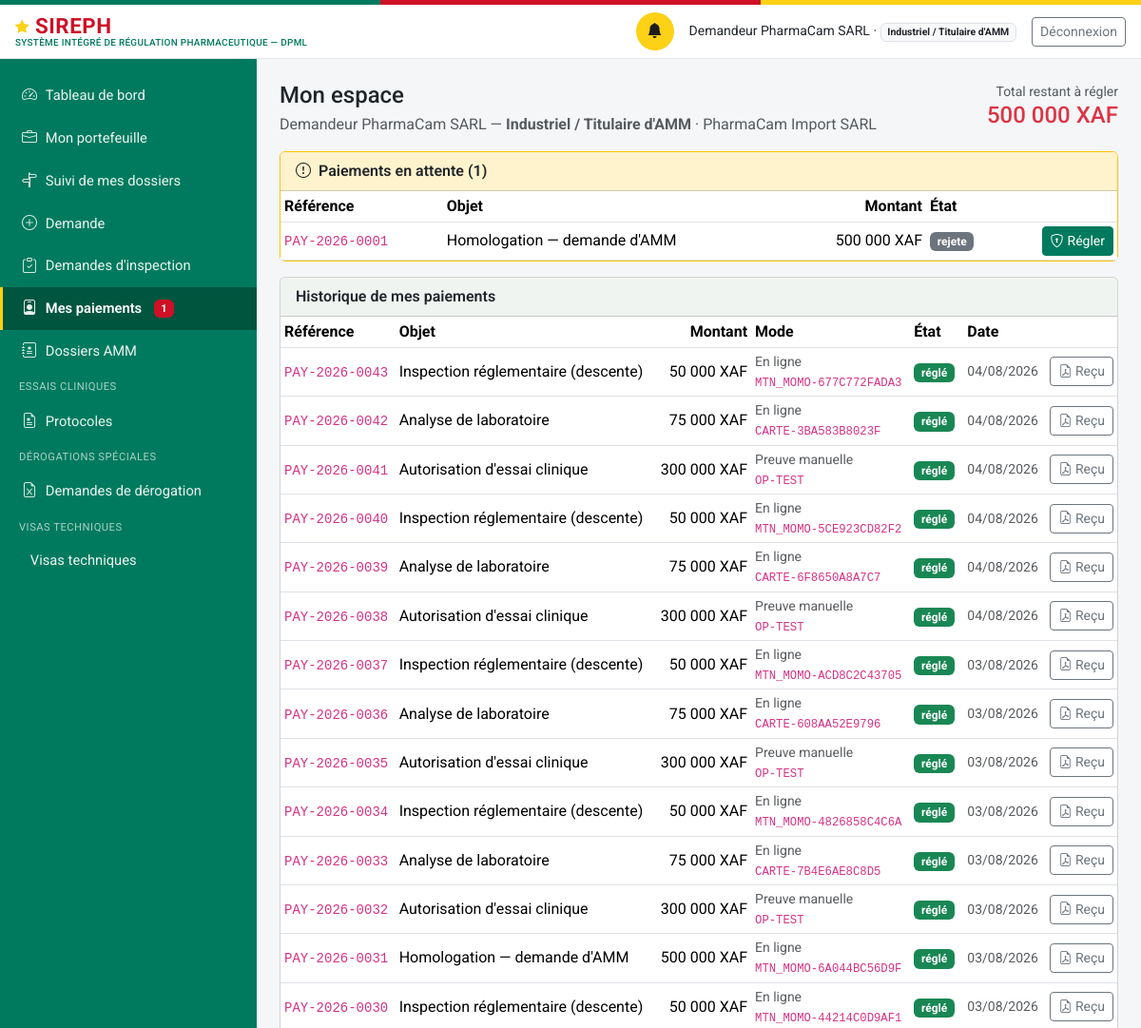
The app's page /mon-espace (signed in, upper part), older data.
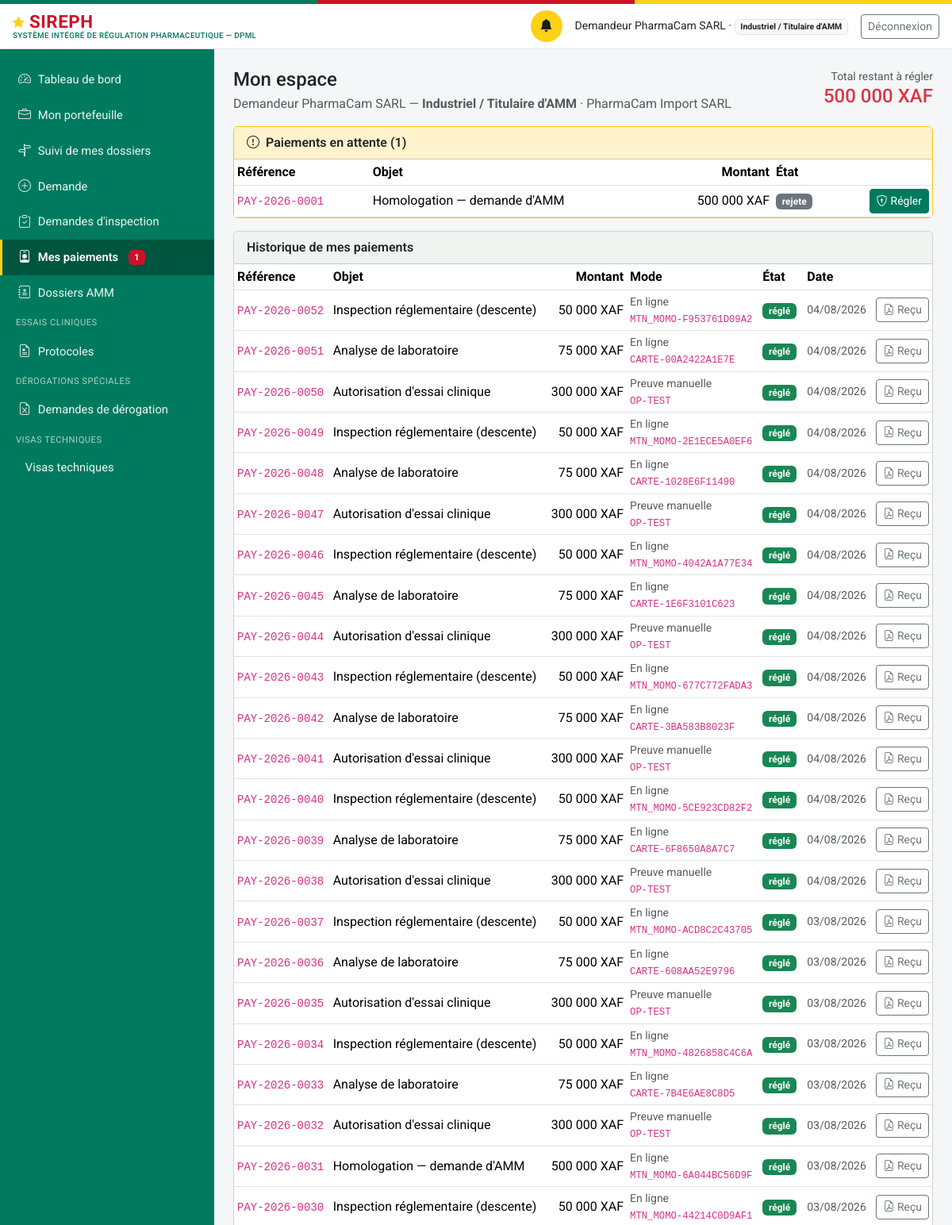
The same page, newer data.
### models.py (models this page shows, shortened)
class Paiement(db.Model):
    id = db.Column(db.Integer, primary_key=True)
    numero = db.Column(db.String(30), unique=True, nullable=False)  # PAY-{annee}-{seq4}
    entite_type = db.Column(db.String(60), nullable=False, index=True)
    entite_id = db.Column(db.Integer, nullable=False, index=True)
    montant = db.Column(db.Integer, nullable=False)  # en XAF (entier, pas de sous-unité)
    devise = db.Column(db.String(5), nullable=False, default="XAF")
    statut = db.Column(db.String(20), nullable=False, default="en_attente")
    piece_jointe_id = db.Column(db.Integer, db.ForeignKey("piece_jointe.id"), nullable=True)
    motif_rejet = db.Column(db.Text, nullable=True)
    date_creation = db.Column(db.DateTime, default=datetime.utcnow)
    date_confirmation = db.Column(db.DateTime, nullable=True)
    confirme_par_id = db.Column(db.Integer, db.ForeignKey("personne.id"), nullable=True)
    mode = db.Column(db.String(20), nullable=False, default="preuve_manuelle")
    fournisseur = db.Column(db.String(30), nullable=True)   # mtn_momo | orange_money | carte
    reference_marchande = db.Column(db.String(64), unique=True, nullable=True)  # clé d'idempotence
    reference_transaction = db.Column(db.String(80), nullable=True)   # identifiant prestataire
    date_initiation = db.Column(db.DateTime, nullable=True)
    date_expiration = db.Column(db.DateTime, nullable=True)
    signature_notification = db.Column(db.String(120), nullable=True)  # HMAC vérifié du callback
    detail_echec = db.Column(db.Text, nullable=True)
    piece_jointe = db.relationship("PieceJointe", foreign_keys=[piece_jointe_id])
    confirme_par = db.relationship("Personne", foreign_keys=[confirme_par_id])

### routes_profils.py (the view)
@bp.route("/mon-espace")
@login_required
def mon_espace():
    u = current_user()
    if not u.est_externe:
        return redirect(url_for("dashboard"))
    paiements = svc_paiement.paiements_du_redevable(u)
    a_regler = [p for p in paiements if p.statut in ("en_attente", "initie", "rejete",
                                                     "echoue", "expire")]
    total_du = sum(p.montant for p in a_regler)
    return render_template(
        "profils/mon_espace.html", u=u, paiements=paiements, a_regler=a_regler,
        total_du=total_du, libelle_objet=svc_paiement.LIBELLE_OBJET,
        profils=ROLES_EXTERNES)

### auth.py (called while the page is built)
def current_user():
    uid = session.get("user_id")
    if not uid:
        return None
    return db.session.get(Personne, uid)

def login_required(view):
    @wraps(view)
    def wrapped(*a, **kw):
        if not current_user():
            return redirect(url_for("login", next=request.path))
        return view(*a, **kw)
    return wrapped

### models.py (called while the page is built)
    @property
    def role_label(self):
        from permissions import ROLES
        return ROLES.get(self.role_systeme, self.role_systeme)

    @property
    def niveau(self):
        from permissions import niveau
        return niveau(self)

    @property
    def est_externe(self):
        from permissions import est_externe
        return est_externe(self.role_systeme)

### paiements.py (called while the page is built)
def _representant_etablissement(etablissement_id):
    return (Personne.query
            .filter(Personne.etablissement_rattachement_id == etablissement_id,
                    Personne.role_systeme.in_(_PROFILS_REPRESENTANTS),
                    Personne.statut_compte == "actif")
            .first())

### permissions.py (called while the page is built)
def est_externe(role):
    return role in ROLES_EXTERNES

### templates/profils/mon_espace.html (shortened to what this page needs)
{% extends "base.html" %}
{% block content %}
<div class="d-flex justify-content-between align-items-start flex-wrap gap-2 mb-3">
  <div>
    <h1 class="h4 mb-1">Mon espace</h1>
    <p class="text-muted mb-0">
      {{ u.nom_complet }} — <strong>{{ u.role_label }}</strong>
      {% if u.etablissement %} · {{ u.etablissement.raison_sociale }}{% endif %}
    </p>
  </div>
  {% if total_du %}
  <div class="text-end">
    <div class="text-muted small">Total restant à régler</div>
    <div class="h4 mb-0 text-danger">
      {{ "{:,}".format(total_du).replace(',', ' ') }} XAF</div>
  </div>
  {% endif %}
</div>
{% if a_regler %}
<div class="card mb-3 border-warning">
  <div class="card-header bg-warning-subtle">
    <i class="bi bi-exclamation-circle me-1"></i>
    Paiements en attente ({{ a_regler|length }})
  </div>
  <div class="table-responsive">
    <table class="table table-sm mb-0 align-middle">
      <thead><tr>
        <th>Référence</th><th>Objet</th><th class="text-end">Montant</th>
        <th>État</th><th></th>
      </tr></thead>
      <tbody>
      {% for p in a_regler %}
        <tr>
          <td><code>{{ p.numero }}</code></td>
          <td>{{ libelle_objet.get(p.entite_type, p.entite_type) }}</td>
          <td class="text-end">{{ "{:,}".format(p.montant).replace(',', ' ') }} {{ p.devise }}</td>
          <td><span class="badge bg-secondary">{{ p.statut }}</span></td>
          <td class="text-end">
            <a class="btn btn-sm btn-primary"
               href="{{ url_for('paiement.payer', paiement_id=p.id) }}">
              <i class="bi bi-shield-lock me-1"></i>Régler</a>
          </td>
        </tr>
      {% endfor %}
      </tbody>
    </table>
  </div>
</div>
{% endif %}
<div class="card">
  <div class="card-header">Historique de mes paiements</div>
  {% if paiements %}
  <div class="table-responsive">
    <table class="table table-sm mb-0 align-middle">
      <thead><tr>
        <th>Référence</th><th>Objet</th><th class="text-end">Montant</th>
        <th>Mode</th><th>État</th><th>Date</th><th></th>
      </tr></thead>
      <tbody>
      {% for p in paiements %}
        <tr>
          <td><code>{{ p.numero }}</code></td>
          <td>{{ libelle_objet.get(p.entite_type, p.entite_type) }}</td>
          <td class="text-end">{{ "{:,}".format(p.montant).replace(',', ' ') }} {{ p.devise }}</td>
          <td class="small text-muted">
            {{ 'En ligne' if p.mode == 'en_ligne' else 'Preuve manuelle' }}
            {%- if p.reference_transaction %}<br><code class="small">{{ p.reference_transaction }}</code>{% endif %}
          </td>
          <td>
            {% if p.statut == 'confirme' %}
              <span class="badge bg-success">réglé</span>
            {% elif p.statut in ('echoue', 'rejete', 'expire') %}
              <span class="badge bg-danger">{{ p.statut }}</span>
            {% else %}
              <span class="badge bg-secondary">{{ p.statut }}</span>
            {% endif %}
          </td>
          <td class="small text-muted">
            {{ (p.date_confirmation or p.date_creation).strftime('%d/%m/%Y') }}</td>
          <td class="text-end">
            {% if p.statut == 'confirme' %}
            <a class="btn btn-sm btn-outline-secondary"
               href="{{ url_for('paiement.recu', paiement_id=p.id) }}"
               title="Télécharger le reçu">
              <i class="bi bi-file-earmark-pdf"></i> Reçu</a>
            {% endif %}
          </td>
        </tr>
      {% endfor %}
      </tbody>
    </table>
  </div>
  {% else %}
  <div class="card-body text-muted">Aucun paiement à ce jour.</div>
  {% endif %}
</div>
{% endblock %}

Row changes from the older to the newer data that the page shows:
added Paiement: numero "PAY-2026-0052", get "Inspection réglementaire (descente)", montant "50 000", devise "XAF", mode "En ligne", reference_transaction "MTN_MOMO-F953761D09A2", statut "réglé", date_confirmation "04/08/2026"
added Paiement: numero "PAY-2026-0051", get "Analyse de laboratoire", montant "75 000", devise "XAF", mode "En ligne", reference_transaction "CARTE-00A2422A1E7E", statut "réglé", date_confirmation "04/08/2026"
added Paiement: numero "PAY-2026-0050", get "Autorisation d'essai clinique", montant "300 000", devise "XAF", mode "Preuve manuelle", reference_transaction "OP-TEST", statut "réglé", date_confirmation "04/08/2026"
added Paiement: numero "PAY-2026-0049", get "Inspection réglementaire (descente)", montant "50 000", devise "XAF", mode "En ligne", reference_transaction "MTN_MOMO-2E1ECE5A0EF6", statut "réglé", date_confirmation "04/08/2026"
added Paiement: numero "PAY-2026-0048", get "Analyse de laboratoire", montant "75 000", devise "XAF", mode "En ligne", reference_transaction "CARTE-1028E6F11490", statut "réglé", date_confirmation "04/08/2026"
added Paiement: numero "PAY-2026-0047", get "Autorisation d'essai clinique", montant "300 000", devise "XAF", mode "Preuve manuelle", reference_transaction "OP-TEST", statut "réglé", date_confirmation "04/08/2026"
added Paiement: numero "PAY-2026-0046", get "Inspection réglementaire (descente)", montant "50 000", devise "XAF", mode "En ligne", reference_transaction "MTN_MOMO-4042A1A77E34", statut "réglé", date_confirmation "04/08/2026"
added Paiement: numero "PAY-2026-0045", get "Analyse de laboratoire", montant "75 000", devise "XAF", mode "En ligne", reference_transaction "CARTE-1E6F3101C623", statut "réglé", date_confirmation "04/08/2026"
added Paiement: numero "PAY-2026-0044", get "Autorisation d'essai clinique", montant "300 000", devise "XAF", mode "Preuve manuelle", reference_transaction "OP-TEST", statut "réglé", date_confirmation "04/08/2026"
